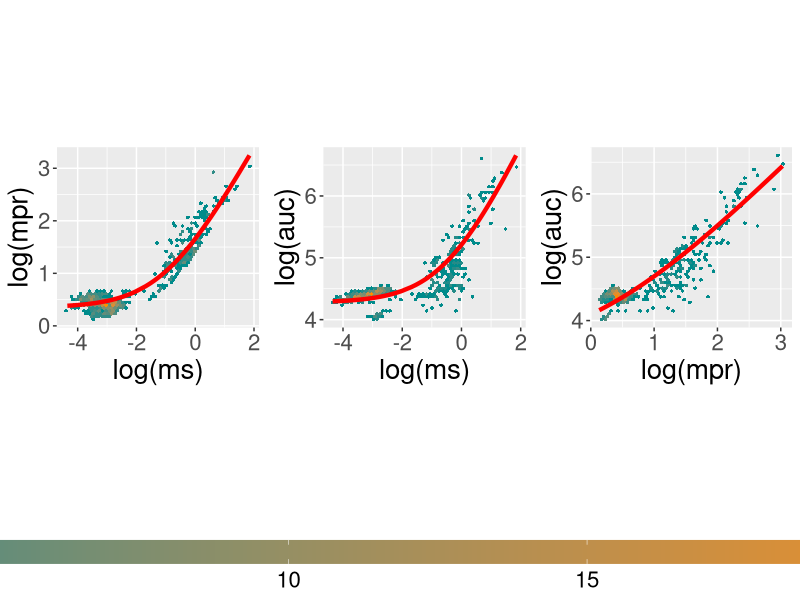
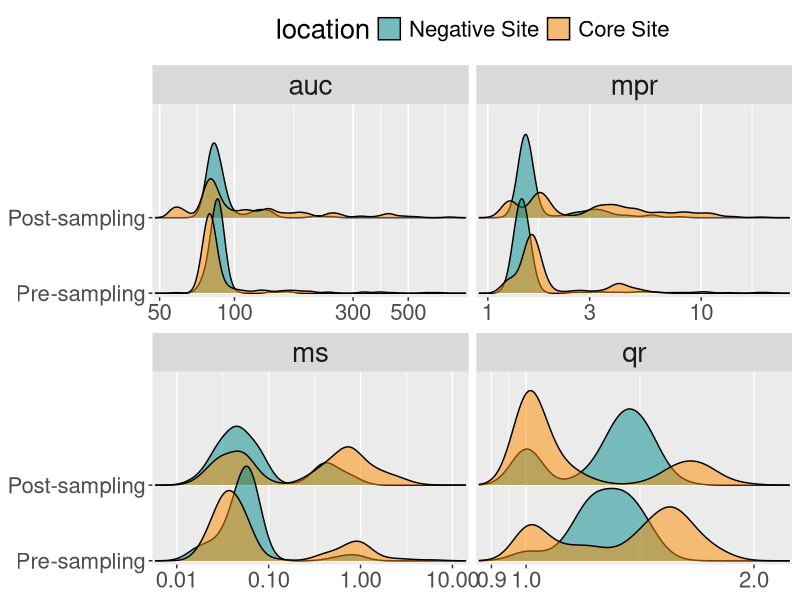
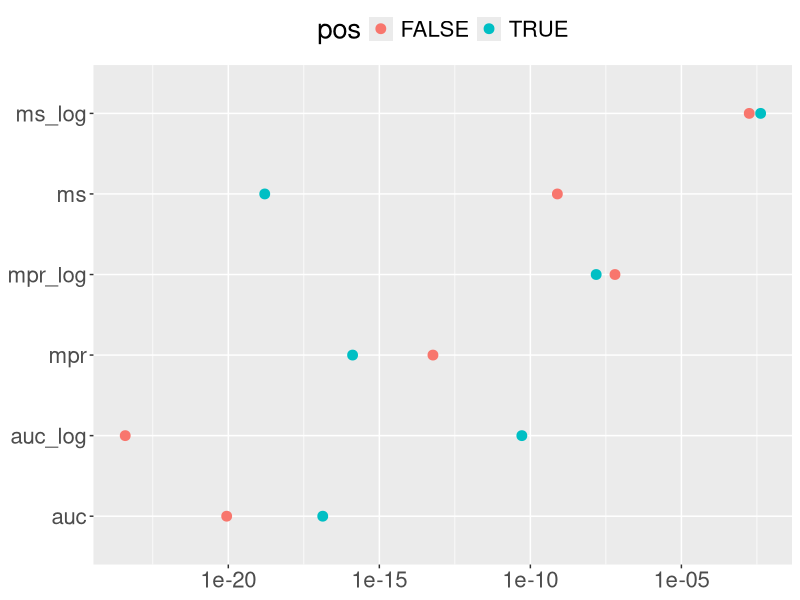
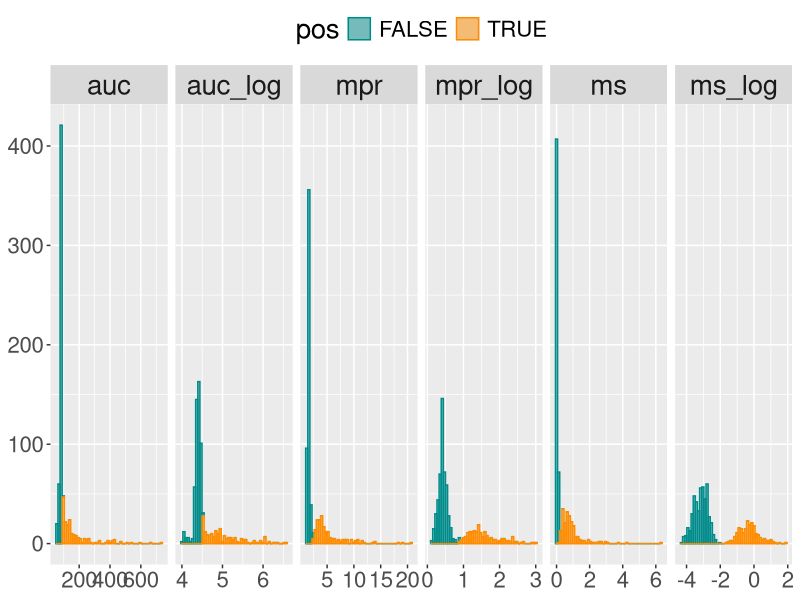
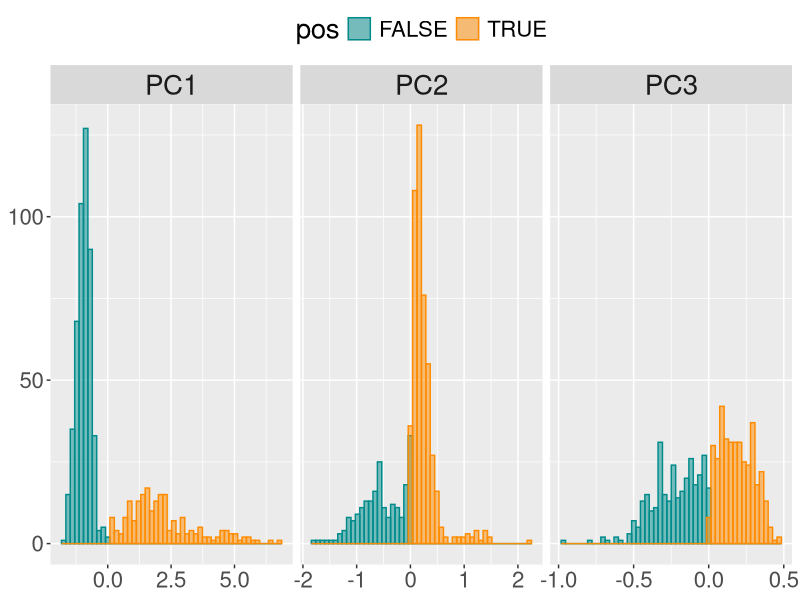
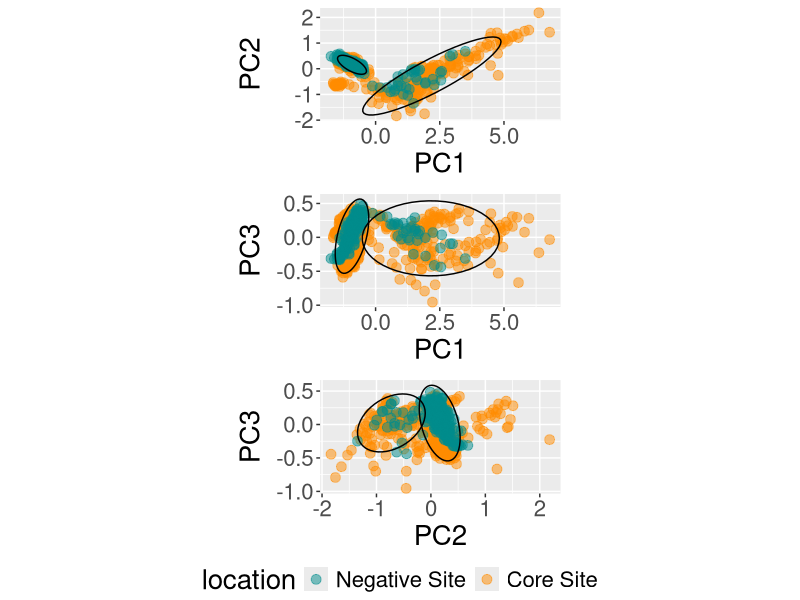
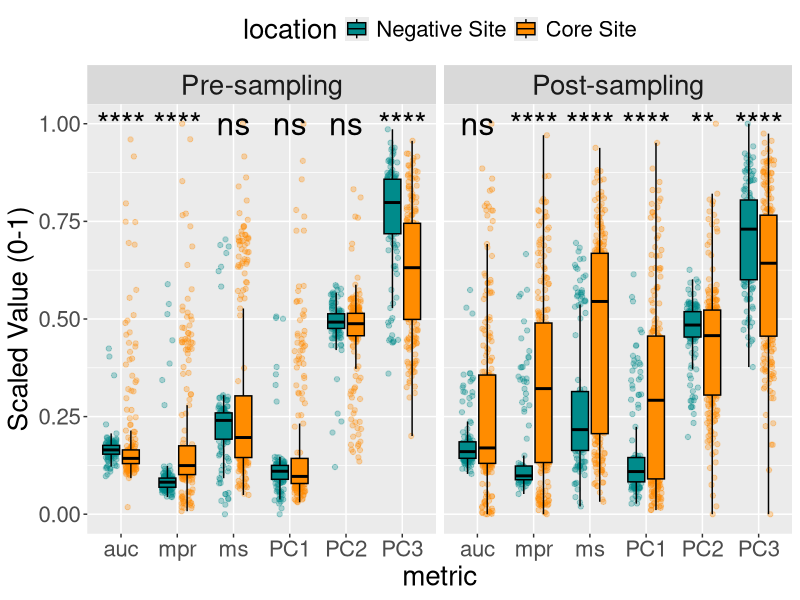
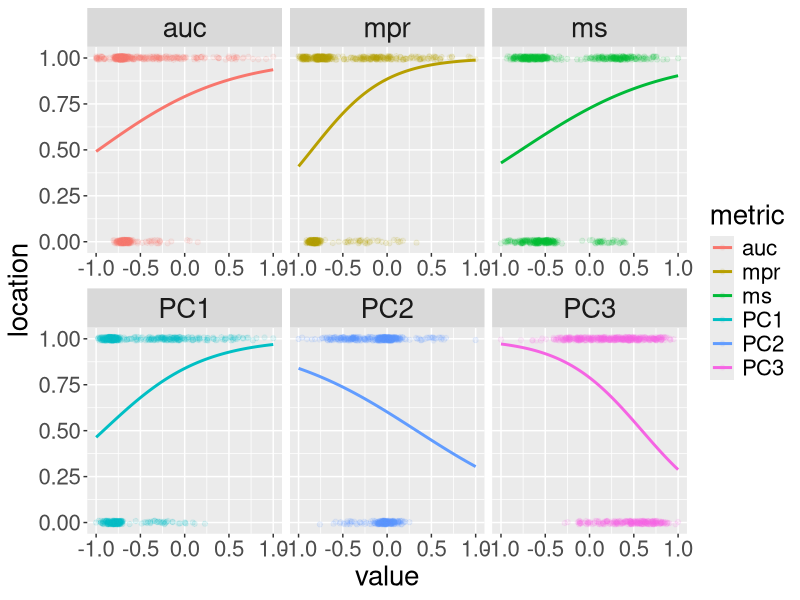

These figures' R source, in order:
# ppe_figures.R
#
# Generates all figures for the PPE swab analysis and saves them to
# figures/ppe/. Reads the curated, metadata-joined data produced by
# ppe_curate.R (data/ppe/updated_metadata.csv).
#
# The analysis collapses the RT-QuIC metrics (MPR, MS, AUC) into principal
# components and compares contamination signal across location (Core/dump site
# vs. negative site), timing (pre- vs. post-sampling), and surface side
# (top vs. bottom of the boot).
#
# Scope: only blank and boot swabs from the negative and dump sites are kept;
# perimeter samples and post-decon timing are excluded.
#
# Exported figures (figures/ppe/):
#   corplot.png                  - pairwise metric correlations (hex + lm fit)
#   distributions.png            - metric histograms split by a manual cutoff
#   pca_plot.png                 - PCA score scatter (PC pairs)
#   comparisons.png              - scaled metrics by location, faceted by timing
#   roc.png                      - ROC curves per metric/timing
#   timing_box.png               - PC1 by timing, faceted by location
#   location_box.png             - PC1 by location, faceted by timing
#   boxplots.png                 - timing + location boxplots stacked (A/B)
#   surface-location_box.png     - PC1 by boot side (top/bottom)
#   location_timing_density.png  - PC1 density ridges by location/timing
#
# Several intermediate plots (metric ridges, normality diagnostics, logistic
# smooths) are drawn for inspection only and are deliberately not exported.

library(tidyverse)
library(magrittr)   # %T>% (tee pipe) used in the PCA normality diagnostic
library(ggpubr)     # ggarrange, stat_compare_means
library(ggridges)   # geom_density_ridges
library(pROC)       # roc, coords, ci.auc
library(scales)     # rescale
library(modelr)     # data_grid, add_predictions


set.seed(321)

# Shared theme applied to every exported figure.
main_theme <- theme(
  plot.title = element_text(size = 30, hjust = 0.5),
  axis.title = element_text(size = 20),
  axis.text = element_text(size = 16),
  strip.text = element_text(size = 20),
  legend.title = element_text(size = 20, hjust = 0.5),
  legend.text = element_text(size = 16),
)


# Load data --------------------------------------------------------------
#
# Read the curated metadata and restrict to the comparison of interest:
# blank/boot swabs from the negative and dump (Core) sites, pre/post sampling.
# Factor levels are set so the negative site and pre-sampling act as the
# reference (baseline) levels in plots and models.


data <- read.csv("data/ppe/updated_metadata.csv", check.names = FALSE) %>%
  mutate(
    across(c("location", "surface", "timing"), tolower),
    timing = str_replace(timing, " ", "-")
  ) %>%
  filter(
    if_any(c(mpr, ms, auc, qr), ~ !is.na(.)),
    location != "perimeter",
    timing != "post-decon",
    surface %in% c("blank", "boot")
  ) %>%
  mutate(
    timing = factor(
      timing,
      levels = c("pre-sampling", "post-sampling"),
      labels = c("Pre-sampling", "Post-sampling")
    ),
    location = factor(
      location,
      levels = c("negative site", "dump site"),
      labels = c("Negative Site", "Core Site")
    ),
    surface = as.factor(surface),
    surface_location = factor(
        tolower(surface_location),
        levels = c("top", "bottom"),
        labels = c("Top", "Bottom")
    )
  )


# Metric Correlations ----------------------------------------------------
#
# For each pair of metrics, plot the joint (log) distribution as a hex
# density with a linear fit overlaid, to show how strongly the metrics
# co-vary. corplot.png.


metrics <- c("ms", "mpr", "auc")
metric_combos <- as.data.frame(t(combn(metrics, 2)))
colnames(metric_combos) <- c("x", "y")

make_cor_plot <- function(xval, yval) {
  form <- as.formula(sprintf("%s ~ %s", yval, xval))
  mod <- lm(form, data)

  grid <- data %>%
    data_grid(!!sym(xval)) %>%
    add_predictions(mod)

  data %>%
    ggplot(aes(x = log(!!sym(xval)), y = log(!!sym(yval)))) +
    geom_hex(bins=50) +
    geom_line(aes(y=log(pred)), data=grid, color="red", linewidth=1.5) +
    coord_fixed() +
    scale_color_manual(values=c("darkcyan", "darkorange")) +
    scale_fill_gradient(low="darkcyan", high="darkorange") +
    main_theme +
    theme(
      legend.key.width = unit(7, "cm")
    )
}

cor_plots <- pmap(metric_combos, make_cor_plot)
ggarrange(plotlist = cor_plots, align = "hv", ncol=3, common.legend = TRUE, legend="bottom")
ggsave("corplot.png", path = "figures/ppe", width = 16, height = 5.6)


# Metric Distributions (diagnostic, not exported) ------------------------
#
# Density ridges of each metric by timing and location. Used to eyeball
# whether the metrics separate by group before modelling.


data %>%
  pivot_longer(c(mpr, ms, auc, qr), names_to = "metric") %>%
  ggplot(aes(value, timing, fill=location)) +
  geom_density_ridges(alpha=0.5, scale=1.25) +
  facet_wrap(vars(metric), scales="free_x") +
  scale_color_manual(values=c("darkcyan", "darkorange")) +
  scale_fill_manual(values=c("darkcyan", "darkorange")) +
  scale_x_log10(expand=c(0.01, 0)) +
  scale_y_discrete(expand=expansion(c(0.05, 1.5))) +
  main_theme +
  theme(
    axis.title = element_blank(),
    legend.position = "top"
  )


# Metric normality -------------------------------------------------------
#
# Each metric is roughly bimodal (a negative cluster and a positive
# contamination cluster). Split each metric at a manual log cutoff and run
# Shapiro-Wilk on each side to check whether the two modes are individually
# normal. df_norm holds the per-mode p-values; the histogram is exported as
# distributions.png.


df_norm <- data %>%
  mutate(
    across(c(mpr, ms, auc), list(log=log)),
  ) %>%
  pivot_longer(c(mpr, ms, auc, mpr_log, ms_log, auc_log), names_to = "metric") %>%
  mutate(
    pos = case_when(
      metric == "mpr_log" ~ value > 0.9,
      metric == "mpr" ~ log(value) > 0.9,
      metric == "ms_log" ~ value > -2,
      metric == "ms" ~ log(value) > -2,
      metric == "auc_log" ~ value > 4.5,
      metric == "auc" ~ log(value) > 4.5
    )
  ) %>%
  group_by(metric, pos) %>%
  summarize(
    norm = shapiro.test(value)$p.value,
    std = sd(value)
  )
df_norm

# Shapiro p-values per metric/mode (diagnostic, not exported).
df_norm %>%
  ggplot(aes(norm, metric, color=pos)) +
  geom_point(size=3) +
  scale_x_log10() +
  main_theme +
  theme(
    axis.title = element_blank(),
    legend.position = "top"
  )

# Histograms of each metric coloured by the cutoff (the two modes). distributions.png.
data %>%
  mutate(
    across(c(mpr, ms, auc), list(log=log)),
  ) %>%
  pivot_longer(c(mpr, ms, auc, mpr_log, ms_log, auc_log), names_to = "metric") %>%
  mutate(
    pos = case_when(
      metric == "mpr_log" ~ value > 0.9,
      metric == "mpr" ~ log(value) > 0.9,
      metric == "ms_log" ~ value > -2,
      metric == "ms" ~ log(value) > -2,
      metric == "auc_log" ~ value > 4.5,
      metric == "auc" ~ log(value) > 4.5
    )
  ) %>%
  ggplot(aes(value, color=pos, fill=pos)) +
  geom_histogram(position = "stack", alpha=0.5, bins=50) +
  facet_grid(cols=vars(metric), scales="free") +
  scale_color_manual(values=c("darkcyan", "darkorange")) +
  scale_fill_manual(values=c("darkcyan", "darkorange")) +
  main_theme +
  theme(
    axis.title = element_blank(),
    legend.position = "top"
  )
ggsave("distributions.png", path="figures/ppe", width=16, height=12)


# Principal Component Analysis -------------------------------------------
#
# Collapse the three log-metrics into principal components. PC1 captures the
# shared "amount of signal" axis and is used as the summary contamination
# score in the boxplots and density plots below. Scores are appended to the
# data as PC1-PC3.


pca_data <- data %>%
  mutate(across(c(mpr, ms, auc), log))

pca_res <- prcomp(~ mpr + ms + auc, data = pca_data, scale. = TRUE)
summary(pca_res)

pca_df <- pca_data %>%
  cbind(pca_res$x)


# PCA score normality (diagnostic, not exported) -------------------------
#
# Histogram of each PC split at zero, plus Shapiro-Wilk per side. The %T>%
# tee draws the plot mid-pipeline while the summary p-values flow through.


pca_df %>%
  pivot_longer(c(PC1, PC2, PC3), names_to = "metric") %>%
  mutate(pos = value > 0) %T>%
  {
    print(
      ggplot(., aes(value, color=pos, fill=pos)) +
        geom_histogram(position = "identity", alpha=0.5, bins=50) +
        facet_grid(cols=vars(metric), scales="free") +
        scale_color_manual(values=c("darkcyan", "darkorange")) +
        scale_fill_manual(values=c("darkcyan", "darkorange")) +
        main_theme +
        theme(
          axis.title = element_blank(),
          legend.position = "top"
        )
      )
  } %>%
  summarise(
    norm = shapiro.test(value)$p.value,
    std = sd(value),
    .by = c(metric, pos)
  )


# PCA score scatter ------------------------------------------------------
#
# Scatter of each PC pair, points coloured by location and overlaid with a
# 2-cluster k-means ellipse, to show whether locations separate in PC space.
# pca_plot.png.


make_pca_plot <- function(x, y, alpha=0.5) {
  cls <- pca_df %>%
    select(!!sym(x), !!sym(y)) %>%
    kmeans(centers=2, trace=TRUE)
  pca_df %>%
    mutate(cluster = as.character(cls$cluster)) %>%
    arrange(desc(location)) %>%
    ggplot(aes(x = !!sym(x), y = !!sym(y))) +
    geom_point(aes(color=location), alpha = alpha, size=3) +
    stat_ellipse(aes(fill=cluster), geom="polygon", alpha=0, type="t", color="black", show.legend = FALSE) +
    scale_color_manual(values=c("darkcyan", "darkorange")) +
    scale_fill_manual(values=c("darkcyan", "darkorange")) +
    coord_fixed() +
    labs(
      x = toupper(x),
      y = toupper(y)
    ) +
    main_theme
}

pca_combos <- as.data.frame(t(combn(paste0("PC", seq(length(pca_res$scale))), 2)))
colnames(pca_combos) <- c("x", "y")

pca_plots <- pmap(pca_combos, make_pca_plot)
ggarrange(plotlist = pca_plots, align = "hv", ncol=1, common.legend = TRUE, legend="bottom")
ggsave("pca_plot.png", path="figures/ppe", width = 12, height = 5)


# Metric comparisons by location -----------------------------------------
#
# Long-format metrics + PCs, each rescaled to 0-1 for a common axis, compared
# between locations within each timing via Wilcoxon tests (significance stars).
# comparisons.png.


pca_long <- pca_df %>%
  pivot_longer(c(mpr, ms, auc, PC1, PC2, PC3), names_to="metric") %>%
  mutate(metric = factor(metric, levels=c("mpr", "ms", "auc", "PC1", "PC2", "PC3")))

pca_df %>%
  mutate(across(c(mpr, ms, auc, PC1, PC2, PC3), ~ rescale(., c(0, 1)))) %>%
  pivot_longer(c(mpr, ms, auc, PC1, PC2, PC3), names_to="metric") %>%
  ggplot(aes(metric, value, fill=location, color=location)) +
  geom_point(position=position_jitterdodge(0.4, 0, 0.7), alpha=0.3) +
  geom_boxplot(outlier.color=NA, color="black", width=0.6, position=position_dodge(0.7)) +
  stat_compare_means(
    aes(label = after_stat(p.signif)),
    method="wilcox.test", size=8, vjust=0.5, show.legend=FALSE
  ) +
  facet_grid(~ timing) +
  scale_fill_manual(values = c("darkcyan", "darkorange")) +
  scale_color_manual(values = c("darkcyan", "darkorange")) +
  main_theme +
  labs(
    y = "Scaled Value (0-1)"
  ) +
  theme(
    legend.position = "top",
  )
ggsave("comparisons.png", path="figures/ppe", width=12, height=10)

# Logistic smooth of each metric against location (diagnostic, not exported):
# how well each metric separates Core vs. negative site.
pca_df %>%
  mutate(across(c(mpr, ms, auc, PC1, PC2, PC3), ~ rescale(., c(-1, 1)))) %>%
  pivot_longer(c(mpr, ms, auc, PC1, PC2, PC3), names_to="metric") %>%
  mutate(location = ifelse(location == "Core Site", 1, 0)) %>%
  ggplot(aes(value, location, color=metric, fill=metric)) +
  geom_point(position=position_jitter(0, 0.01), alpha=0.1) +
  stat_smooth(method="glm", se=FALSE, method.args=list(family="binomial")) +
  facet_wrap(vars(metric), ncol=3, scales="free_x") +
  main_theme


# ROC Analysis -----------------------------------------------------------
#
# For each metric x timing, build an ROC curve for discriminating Core vs.
# negative site and record the AUC (with CI). The curves are overlaid per
# timing to compare which metric discriminates best. roc.png.


get_rocs <- function(m, t, df) {
    temp_df <- df %>%
      filter(
        timing == t,
        metric == m
      ) %>%
      roc(location, value)
    coords(temp_df) %>%
      mutate(
        timing = t,
        metric = m,
        auc = ci.auc(temp_df)[[2]]
      )
}

var_list <- expand.grid(m = unique(pca_long$metric), t = unique(pca_long$timing))
roc_df <- pmap_dfr(var_list, get_rocs, df=pca_long)

roc_df %>%
  arrange(auc, sensitivity) %>%
  ggplot(aes(specificity, sensitivity, color=metric)) +
  geom_step(linewidth=1.2) +
  geom_abline(
    slope = 1, intercept = 1, linetype = "dashed",
    color = "gray50", inherit.aes = FALSE
  ) +
  scale_x_reverse(limits = c(0, 1), breaks = seq(0, 1, 0.2)) +
  scale_y_continuous(limits = c(0, 1), breaks = seq(0, 1, 0.2)) +
  facet_grid(~ timing) +
  labs(
    x = "Specificity", y = "Sensitivity"
  ) +
  main_theme +
  theme(
    legend.title = element_blank(),
  )
ggsave("roc.png", path="figures/ppe", width=12, height=12)


# PC1 Box Plots ----------------------------------------------------------
#
# PC1 (the contamination score) compared across the experimental factors with
# Wilcoxon tests. timing_box and location_box are also stacked into a single
# labelled A/B panel (boxplots.png), and PC1 is compared across boot side.


# Wilcoxon comparison pairs for each factor.
smpl_comps <- list(c("Pre-sampling", "Post-sampling"))
site_comps <- list(c("Negative Site", "Core Site"))
sl_comps   <- list(c("Bottom", "Top"))

# PC1 by timing, faceted by location. timing_box.png.
tim_box <- pca_df %>%
  ggplot(aes(timing, PC1, fill = timing)) +
  geom_boxplot(show.legend=FALSE, outliers = FALSE) +
  geom_dotplot(
    show.legend=FALSE, binaxis="y", stackdir="center",
    dotsize=0.2, stackratio=0.3, color="#333", fill="#333",
    position=position_jitter(0.01, 0.1), alpha=0.25
  ) +
  stat_compare_means(
    aes(group = timing),
    comparisons = smpl_comps,
    method = "wilcox.test",
    label = "p.format", size = 6, show.legend = FALSE
  ) +
  facet_grid(cols=vars(location)) +
  scale_fill_manual(values = c("darkcyan", "darkorange", "maroon")) +
  guides(color = guide_legend(override.aes = list(alpha = 1))) +
  main_theme +
  theme(
    legend.title = element_blank(),
    legend.position = "top",
    axis.title.x = element_blank(),
  )
ggsave("timing_box.png", tim_box, path = "figures/ppe", width = 12, height = 8)

# PC1 by location, faceted by timing (one-sided: Core > negative). location_box.png.
loc_box <- pca_df %>%
  ggplot(aes(location, PC1, fill = timing, group = location)) +
  geom_boxplot(show.legend=FALSE, outliers = FALSE) +
  geom_dotplot(
    show.legend=FALSE, binaxis="y", stackdir="center",
    dotsize=0.2, stackratio=0.3, color="#333", fill="#333",
    position=position_jitter(0.01, 0.1), alpha=0.25
  ) +
  stat_compare_means(
    method = "wilcox.test", method.args = list(alternative = "less"),
    comparisons = site_comps, label = "p.format", ref.group = "negative site",
    bracket.size = 0.5, size = 6, show.legend = FALSE,
  ) +
  scale_fill_manual(values = c("darkcyan", "darkorange", "maroon")) +
  facet_grid(cols = vars(timing)) +
  guides(color = guide_legend(override.aes = list(alpha = 1))) +
  main_theme +
  theme(
    legend.title = element_blank(),
    legend.position = "top",
    axis.title.x = element_blank(),
  )
ggsave("location_box.png", loc_box, path = "figures/ppe", width = 12, height = 8)

# Stacked location (A) + timing (B) panel. boxplots.png.
ggarrange(
  loc_box, tim_box, align = "hv", ncol=1, common.legend = TRUE, legend="bottom",
  labels = c("A", "B"), font.label = list(size = 24)
)
ggsave("boxplots.png", path = "figures/ppe", width = 12, height = 12)

# PC1 by boot side (top vs. bottom), faceted by timing. surface-location_box.png.
pca_df %>%
  filter(!is.na(surface_location)) %>%
  ggplot(aes(surface_location, PC1, fill = timing, group=surface_location)) +
  geom_boxplot(show.legend=FALSE, outliers = FALSE) +
  geom_dotplot(
    show.legend=FALSE, binaxis="y", stackdir="center",
    dotsize=0.2, stackratio=0.3, color="#333", fill="#333",
    position=position_jitter(0.01, 0.1), alpha=0.25
  ) +
  stat_compare_means(
    method = "wilcox.test",
    comparisons = sl_comps, label = "p.format",
    bracket.size = 0.5, size = 6, show.legend = FALSE,
  ) +
  scale_fill_manual(values = c("darkcyan", "darkorange")) +
  facet_grid(cols = vars(timing)) +
  guides(color = guide_legend(override.aes = list(alpha = 1))) +
  main_theme +
  theme(
    legend.title = element_blank(),
    legend.position = "top",
    axis.title.x = element_blank(),
  )
ggsave("surface-location_box.png", path = "figures/ppe", width = 12, height = 8)


# Density Plots ----------------------------------------------------------
#
# PC1 density ridges by timing, filled by location, summarising the overall
# shift in contamination signal. location_timing_density.png.


pca_df %>%
  ggplot(aes(PC1, timing, fill = location)) +
  geom_density_ridges(alpha = 0.5, scale = 1.2) +
  scale_fill_manual(values = c("darkcyan", "darkorange", "red")) +
  scale_y_discrete(expand = expansion(mult = c(0.025, 0.5))) +
  main_theme +
  theme(
    legend.position = "top",
    legend.title = element_blank(),
    axis.title.y = element_blank()
  )
ggsave("location_timing_density.png", path = "figures/ppe", width = 14, height = 8)
